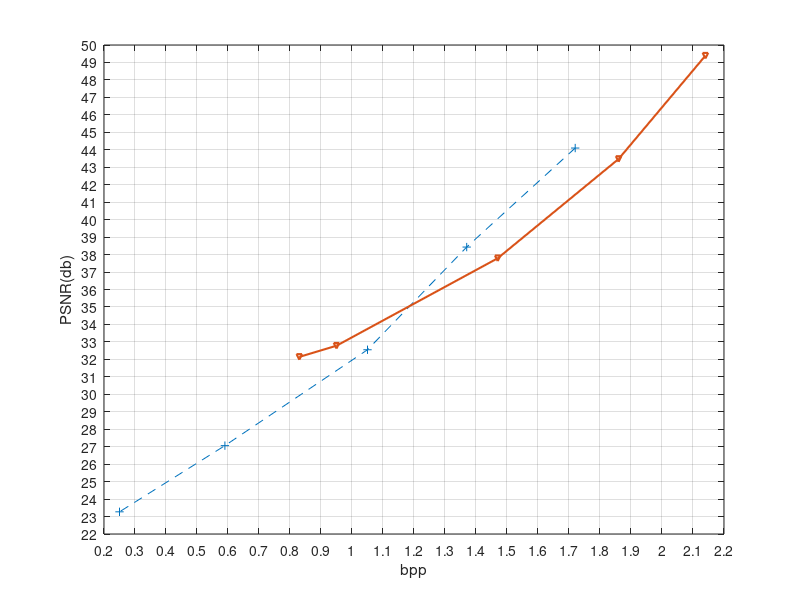

MATLAB code for this plot:
clc
clear all

%Image name: Scenery.jpg.%image size: 1024*1024.

%%Image name =Scenery, Gray, 1024*1024. Approach name Basic JPEG(Zigzag and
%%Huffman Coding), Q Factor=q/8,q/10,q/5,q/4.5,q/4

bpp=[1.72 1.37 1.05 0.59 0.25 ];
psnr1=[44.10 38.43 32.55 27.06 23.27];



%Image name: Scenery.jpg.%image size: 512*512.
%LQA_gray-scale after applying DCT with quantization, Q=8, 16, 32, 70, 90
%Image size=1024*1024. Quantum apporach name: modified ZSCNEQR 
%% Z, Y(:,2) 



bpp_PALQA=[2.14 1.86 1.47 0.95 0.83];

PSNR_T=[49.3877 43.4726 37.7880  32.7810 32.1406];

%bar(D_MZSCNEQR_8)
%xticklabels({'8-Q, 3-Q(X), 2-Q(Y)(Higher)','8-Q, 3-Q(X), 1-Q(Y)(Lower)','8-Q, 3-Q(X)','8-Q','1-Q(Y-middle)'});
%legend('PSNR=51.65(db)')

%bar(X1,Z1);
%xlabel('Required bits considering state preparation(MB)');
%ylabel('Required bpp');
%ylabel('PSNR(db)');

%%%%%Baboon%%NEQR, %%%% Condition= Y(:,2) 
%%Quantumtization=8, 16, 32, 70, 120;



Bpp_NZNEQR=[19.7706  14.2719 8.0112 1.8993 1.1489];

bpp_psnr=[49.3597 43.0545 37.5782 32.8212  32.1789];

plot(bpp,psnr1,'--+',bpp_PALQA,PSNR_T,'-v','MarkerSize', 4,'LineWidth',1.5) %gray
%plot(bpp_PALQA,PSNR_T,'-v',Bpp_NZNEQR,PSNR_T,'--*','MarkerSize', 4,'LineWidth',1.5) %gray

%plot(k3,l3,'-d', c1,d1,'--*',x6,y6, '--p' , i1,j1, '--p','MarkerSize',4,'LineWidth',1.5) %red
%plot(k4,l4,'-d', c2,d2,'--*',x7, y7, '--p' , i2,j2, '--p' ,'MarkerSize',4,'LineWidth',1.5)% green 
%plot(k5,l5,'-d', c3,d3,'--*',x8, y8, '--p' , i3,j3, '--p' ,'MarkerSize',4,'LineWidth',1.5) %blue

%xticklabels({8','16','32','64','128' });
%legend('8-Q, 3-Q(X), 2-Q(Y)(Higher)','8-Q, 3-Q(X), 1-Q(Y)(Lower)','8-Q, 3-Q(X)','8-Q','1-Q(Y-middle)');
%legend('SCMFRQI(Proposed)(Red)','DCTEFRQI(Red)',  'DCTNCQI(Red)', 'DCTINCQI(Red)')
%legend('SCMFRQI(Proposed)(Green)','DCTEFRQI(Green)',  'DCTNCQI(Green)', 'DCTINCQI(Green)')
%legend('SCMFRQI(Proposed)(Blue)','DCTEFRQI(Blue)',  'DCTNCQI(Blue)', 'DCTINCQI(Blue)')

%bar(X1,Z1);
xlabel('bpp');
ylabel('PSNR(db)');
%ylabel('PSNR(db)');
%bar(X1)
set(gca,'XLim', [0.2,2.2], 'XTick', 0.2:.1:2.2,...
'XTickLabel', 0.2:.1:2.2);
%grid on
set(gca,'YLim', [22,50], 'YTick', 22:1:450,...
'YTickLabel', 22:1:50);
grid on